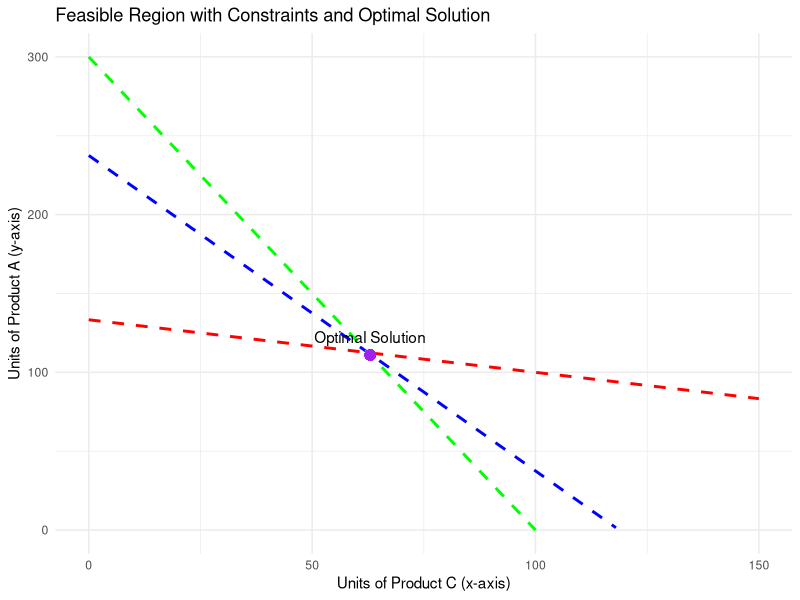

Write R code to recreate this figure.
#1.1

# Load the lpSolve package
install.packages("lpSolve")
library(lpSolve)

# Coefficients of the objective function (revenue from each product)
objective <- c(20, 25, 22)

# Coefficients for the constraints
constraints <- matrix(c(2, 4, 4,  # Labor constraint
                        3, 2, 1,  # Material X constraint
                        1, 2, 3), # Material Y constraint
                      nrow = 3, byrow = TRUE)

# Right-hand side of the constraints
rhs <- c(475, 400, 300)

# Direction of inequalities for constraints (all are ≤)
direction <- c("<=", "<=", "<=")

# Solve the integer programming problem
solution <- lp("max", objective, constraints, direction, rhs, all.int = TRUE)

# Display results
solution_status <- solution$status
solution_values <- solution$solution
max_revenue <- solution$objval

# Print results
if(solution_status == 0) {
  cat("Optimal solution found:\n")
  cat("Units of Product A:", solution_values[1], "\n")
  cat("Units of Product B:", solution_values[2], "\n")
  cat("Units of Product C:", solution_values[3], "\n")
  cat("Maximum Revenue:", max_revenue, "\n")
} else {
  cat("No optimal solution found.\n")
}

#1.3

# Load the lpSolve package
library(lpSolve)

# Fixed production quantities close to optimal values from Question 1.1
fixed_quantities <- c(111, 4, 59)

# Initialize objective coefficients starting from the original values
objective_initial <- c(20, 25, 22)

# Set a small increment to start testing for higher profits
increment <- 0.5
max_revenue <- 0
best_objective <- objective_initial

# Loop to test increasing values of the objective function coefficients
for (i in 0:20) {  # Number of iterations to experiment
  # Increase each coefficient slightly
  current_objective <- objective_initial + increment * i
  
  # Solve with the updated objective function
  solution <- lp("max", current_objective, matrix(1, nrow = 1, ncol = 3), "=", sum(fixed_quantities), all.int = TRUE)
  
  # Update maximum revenue and coefficients if revenue is higher and quantities are close to fixed
  if (solution$objval > max_revenue && all(abs(solution$solution - fixed_quantities) <= 5)) {
    max_revenue <- solution$objval
    best_objective <- current_objective
  }
}

# Display the results
cat("Highest possible revenue:", max_revenue, "\n")
cat("Best coefficients for objective function:\n")
cat("Product A:", best_objective[1], "\n")
cat("Product B:", best_objective[2], "\n")
cat("Product C:", best_objective[3], "\n")

#1.4 

# Load necessary packages
library(lpSolve)

# Define the objective function coefficients
objective <- c(20, 22)  # Profit for Products A and C

# Define the constraints matrix (ignore Product B)
constraints <- matrix(c(2, 4,   # Labor constraint
                        3, 1,   # Material X constraint
                        1, 3),  # Material Y constraint
                      nrow = 3, byrow = TRUE)

# Right-hand side of constraints
rhs <- c(475, 400, 300)

# Direction of inequalities
direction <- c("<=", "<=", "<=")

# Solve the LP problem
solution <- lp("max", objective, constraints, direction, rhs, all.int = TRUE)

# Extract results
units_A <- solution$solution[1]  # Units of Product A
units_C <- solution$solution[2]  # Units of Product C
max_revenue <- solution$objval

cat("Optimal Solution:\n")
cat("Units of Product A:", units_A, "\n")
cat("Units of Product C:", units_C, "\n")
cat("Maximum Revenue:", max_revenue, "\n")

# Plotting the Feasible Region
install.packages("ggplot2")
library(ggplot2)

# Define x-axis and y-axis values within constraints
x_vals <- seq(0, 150, by = 1)
y1_vals <- (475 - 4 * x_vals) / 2     # Labor constraint
y2_vals <- (400 - 1 * x_vals) / 3     # Material X constraint
y3_vals <- (300 - 3 * x_vals)         # Material Y constraint

# Plot the feasible region
plot_df <- data.frame(x_vals, y1_vals, y2_vals, y3_vals)
ggplot(plot_df, aes(x = x_vals)) +
  geom_line(aes(y = y1_vals), color = "blue", linetype = "dashed", size = 1) +
  geom_line(aes(y = y2_vals), color = "red", linetype = "dashed", size = 1) +
  geom_line(aes(y = y3_vals), color = "green", linetype = "dashed", size = 1) +
  geom_point(aes(x = units_C, y = units_A), color = "purple", size = 3) +
  xlim(0, max(x_vals)) + ylim(0, max(y1_vals, y2_vals, y3_vals, na.rm = TRUE)) +
  labs(x = "Units of Product C (x-axis)", y = "Units of Product A (y-axis)",
       title = "Feasible Region with Constraints and Optimal Solution") +
  theme_minimal() +
  annotate("text", x = units_C, y = units_A, label = "Optimal Solution", vjust = -1)

# Display final values
cat("Plot saved as a screenshot in your report.\n")
